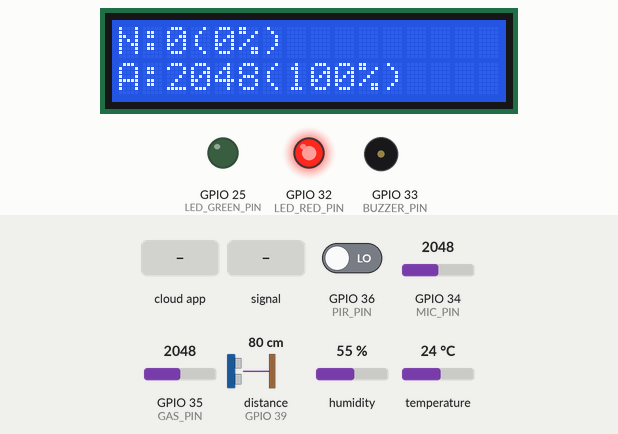
The sketch below on a simulated ESP32. Shown: 16×2 character LCD, output pins drawn as LEDs (lit = HIGH), buzzer (waves = sounding, pin HIGH). Wiring (inferred from the names in the program): ultrasonic range finder: trigger GPIO 26; echo GPIO 39. The test bench sets the inputs (shaded band); at power-on: GPIO 35 (GAS_PIN) = 2048, GPIO 34 (MIC_PIN) = 2048, GPIO 36 (PIR_PIN) LOW, distance to the obstacle (sensor on GPIO 39) 80 cm, humidity 55 %, temperature 24 °C. The echo pulse lasts 58.3 µs per cm; WiFi joins after 1.5 s; servers stay silent unless stated; pins used as bus, display or sensor lines are not drawn; what the sketch prints to the serial monitor is not drawn.

Above: at 3.2 s.
3.3 s: GPIO 35 (GAS_PIN) set to 1932
At 7.1 s:
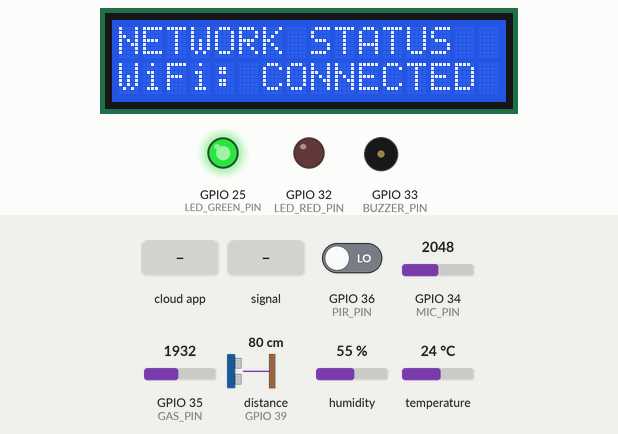
7.4 s: the phone or cloud app sets maxCapacity to 0
At 10.3 s:
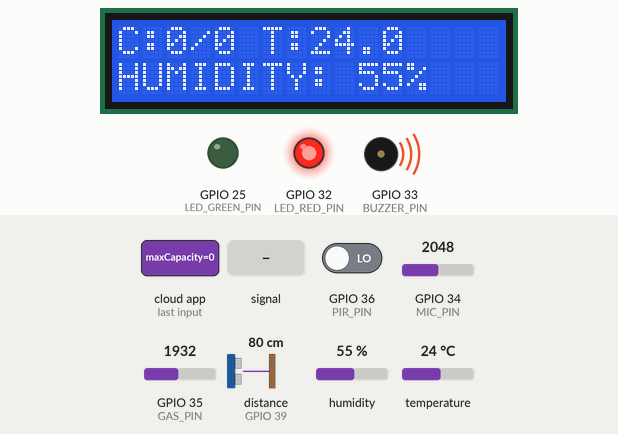
11.5 s: the phone or cloud app sets ledGreen to 1
At 14.3 s:
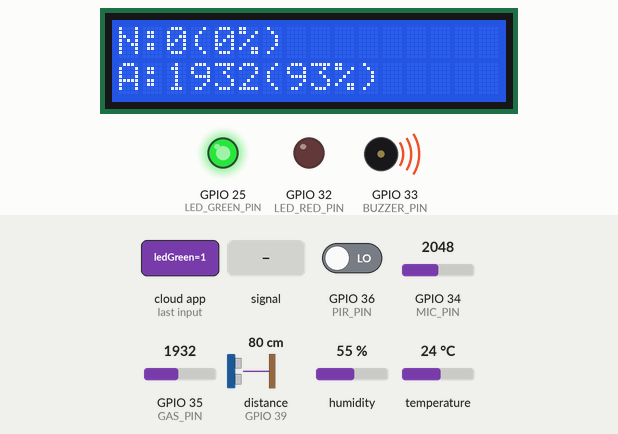
15.6 s: the phone or cloud app sets ledRed to 1
At 16.3 s:
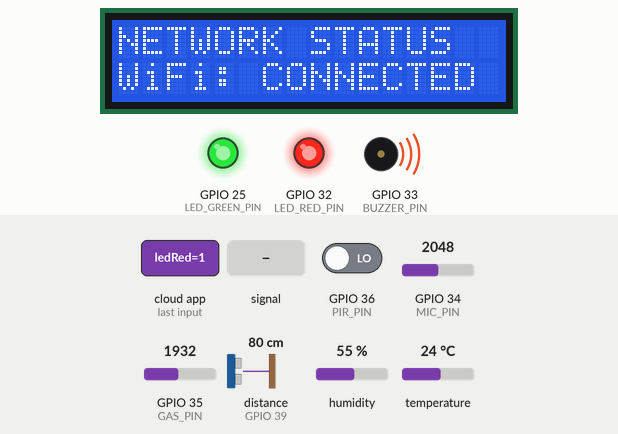
19.7 s: GPIO 34 (MIC_PIN) fed a 200 Hz sine of ±327 counts around its level
At 22.4 s:
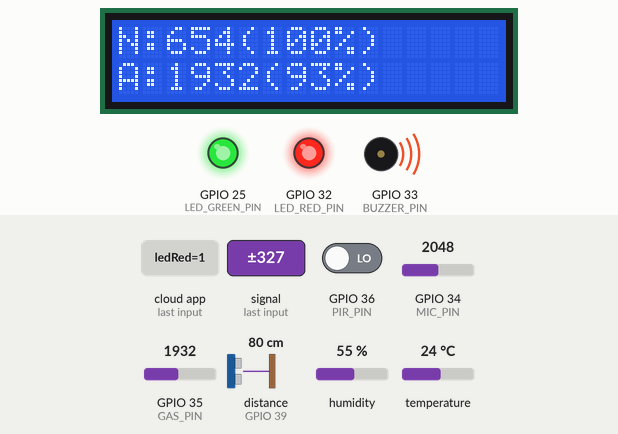
23.8 s: the phone or cloud app sets remoteAdj to 1
At 28.7 s:
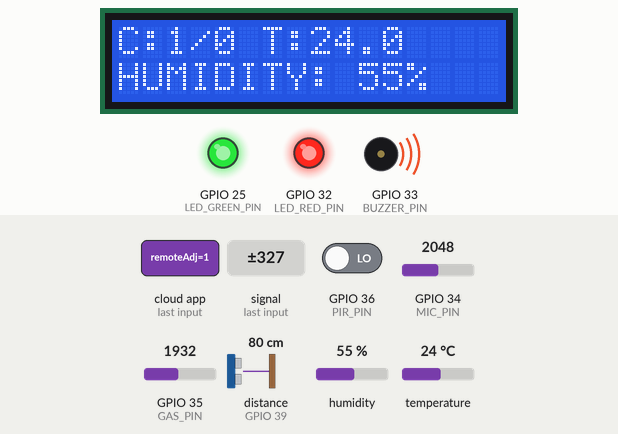
Timing chart, 0 to 28.9 s (numbered marks = the images above; inputs shaded):
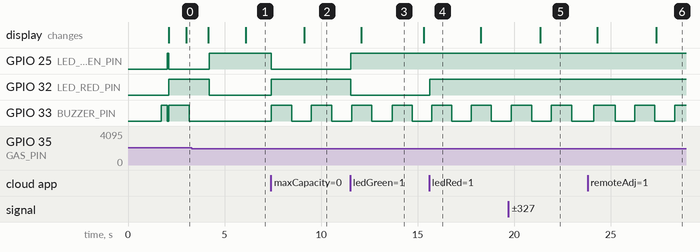

The sketch:

library_monitor.ino
```cpp
/*
 * ============================================================
 * LIBRARY MONITORING SYSTEM — Final Production v3
 * Refined Occupancy, Multi-Screen LCD, and Pulsed Alerts
 * ============================================================
 */

#include <DHTesp.h>
#include <Firebase_ESP_Client.h>
#include <LiquidCrystal_I2C.h>
#include <WiFi.h>
#include <Wire.h>

// Firebase Helpers
#include "addons/TokenHelper.h"
#include "addons/RTDBHelper.h"

// ─── Credentials ─────────────────────────────────────────────
#define WIFI_SSID "Piyansh Sakxena"
#define WIFI_PASSWORD "piyu@1234"
#define API_KEY "AIzaSyAGwbhq7KhbvuMlNGtrroVTOi9Oq4VOIh8"
#define DATABASE_URL "https://library-monitor-65ad9-default-rtdb.asia-southeast1.firebasedatabase.app"

// ─── Pin Definitions (Oct 2024 Wiring) ───────────────────────
#define DHT_PIN 14
#define PIR_PIN 36        // VP (Input Only)
#define MIC_PIN 34        // AO
#define GAS_PIN 35        // AO
#define TRIG1_PIN 26      // US Trigger
#define ECHO1_PIN 39      // VN (Input Only)
#define SDA_PIN 27        // LCD SDA
#define SCL_PIN 13        // LCD SCL
#define BUZZER_PIN 33
#define LED_RED_PIN 32
#define LED_GREEN_PIN 25

// ─── Thresholds & Baselines ──────────────────────────────────
#define MAX_CAPACITY_DEFAULT 50
#define NOISE_BASELINE 20
#define NOISE_THRESHOLD 100
#define GAS_BASELINE 900
#define GAS_THRESHOLD 2000
#define DISTANCE_TRIGGER_CM 10   // Refined as per user (> 10cm ignored)

// ─── Objects ──────────────────────────────────────────────────
DHTesp dht;
LiquidCrystal_I2C lcd(0x27, 16, 2);
FirebaseData fbdo;
FirebaseAuth auth;
FirebaseConfig config;

// ─── State Variables ──────────────────────────────────────────
int occupancyCount = 0;
int maxCapacity = MAX_CAPACITY_DEFAULT;
float temperature = 0, humidity = 0;
int noiseLevel = 0, airQuality = 0;
bool isOnline = false;

// Remote Controls
bool buzzerEnabled = true;
bool ledRedOverride = false;
bool ledGreenOverride = false;
bool remoteTriggeredReset = false;

// Streaming Data
FirebaseData fbdoStream;

// Multi-Screen LCD
int currentLcdScreen = 0;
unsigned long lastScreenSwitch = 0;

// Non-blocking Pulse Alarm
unsigned long lastPulseTime = 0;
bool pulseState = false;

// Robust State Machine for Occupancy
enum OccState { IDLE, PIR_FIRST, US_FIRST, COOLDOWN };
OccState currentState = IDLE;
unsigned long stateStartTime = 0;
unsigned long lastCountTime = 0;

unsigned long lastCloudSync = 0;
unsigned long lastLocalSample = 0;
unsigned long lastBuzzerAction = 0; // For PIR lockout
unsigned long lastStreamCheck = 0;

// ─── Functions ────────────────────────────────────────────────

float readDistance() {
  digitalWrite(TRIG1_PIN, LOW);
  delayMicroseconds(2);
  digitalWrite(TRIG1_PIN, HIGH);
  delayMicroseconds(10);
  digitalWrite(TRIG1_PIN, LOW);
  long duration = pulseIn(ECHO1_PIN, HIGH, 20000); // 20ms timeout
  if (duration == 0) return 999.0;
  return (duration * 0.0343) / 2.0;
}

void beep(int duration) {
  lastBuzzerAction = millis();
  digitalWrite(BUZZER_PIN, HIGH);
  delay(duration);
  digitalWrite(BUZZER_PIN, LOW);
}

void updateLCD() {
  lcd.clear();
  switch (currentLcdScreen) {
    case 0: // Main Occupancy & Climate
      lcd.setCursor(0, 0);
      lcd.printf("C:%d/%d T:%.1f", occupancyCount, maxCapacity, temperature);
      lcd.setCursor(0, 1);
      lcd.printf("HUMIDITY: %.0f%%", humidity);
      break;
    case 1: // Environment Raw + %
      lcd.setCursor(0, 0);
      lcd.printf("N:%d(%d%%)", noiseLevel, constrain(map(noiseLevel, NOISE_BASELINE, 200, 0, 100), 0, 100));
      lcd.setCursor(0, 1);
      lcd.printf("A:%d(%d%%)", airQuality, constrain(map(airQuality, GAS_BASELINE, 2000, 0, 100), 0, 100));
      break;
    case 2: // Network Status
      lcd.setCursor(0, 0);
      lcd.printf("NETWORK STATUS");
      lcd.setCursor(0, 1);
      lcd.print(isOnline ? "WiFi: CONNECTED" : "WiFi: DISCONNECTED");
      break;
  }
}

void handleAlerts() {
  // Master Logic: Dashboard controls take priority
  // If ledRedOverride is true, Red LED is ON. If false, it follows automated sensor logic ONLY if ledGreenOverride is also false.

  bool sensorAlert = (occupancyCount >= maxCapacity) || (airQuality > GAS_THRESHOLD) || (noiseLevel > NOISE_THRESHOLD);

  // Logic: Dashboard 'ON' always ON.
  // If both are OFF, then use Auto logic.
  bool redState = ledRedOverride;
  bool greenState = ledGreenOverride;

  if (!ledRedOverride && !ledGreenOverride) {
     redState = sensorAlert;
     greenState = !sensorAlert;
  }

  digitalWrite(LED_RED_PIN, redState ? HIGH : LOW);
  digitalWrite(LED_GREEN_PIN, greenState ? HIGH : LOW);

  // Buzzer: Master Silence Path
  if (buzzerEnabled && sensorAlert) {
    if (millis() - lastPulseTime > 1000) {
      pulseState = !pulseState;
      digitalWrite(BUZZER_PIN, pulseState ? HIGH : LOW);
      if (pulseState) lastBuzzerAction = millis();
      lastPulseTime = millis();
    }
  } else {
    digitalWrite(BUZZER_PIN, LOW);
  }
}

void handleOccupancy() {
  unsigned long now = millis();

  // 1. Feedback Loop Protection: Ignore if buzzer recently active
  if (now - lastBuzzerAction < 1000) return;

  // 2. Cooldown between increments
  if (now - lastCountTime > 3000) {
    bool pir = digitalRead(PIR_PIN);

    // 3. Robust distance sampling (require 3 consistent samples)
    int samplesBelow = 0;
    for(int i=0; i<3; i++) {
       if (readDistance() <= DISTANCE_TRIGGER_CM) samplesBelow++;
       delay(10);
    }
    bool ultra = (samplesBelow >= 2);

    if (pir && ultra) {
      occupancyCount++;
      beep(150);
      lastCountTime = now;
      Serial.printf("[ENTRY] Count: %d\n", occupancyCount);

      // Immediate push to Firebase to prevent sync lag
      FirebaseJson json;
      json.set("occupancy", occupancyCount);
      json.set("timestamp", now);
      Firebase.RTDB.updateNodeAsync(&fbdo, "/sensor", &json);
    }
  }
}

// ─── Firebase Handlers ────────────────────────────────────────

void streamCallback(FirebaseStream data) {
  String path = data.dataPath();
  String val = data.payload();
  Serial.printf("[FIREBASE] Stream update on %s: %s\n", path.c_str(), val.c_str());

  if (path == "/") {
    FirebaseJson &json = data.jsonObject();
    FirebaseJsonData res;
    if (json.get(res, "maxCapacity")) maxCapacity = res.intValue;
    if (json.get(res, "buzzerEnabled")) buzzerEnabled = res.boolValue;
    if (json.get(res, "ledRed")) ledRedOverride = res.boolValue;
    if (json.get(res, "ledGreen")) ledGreenOverride = res.boolValue;
  }
  else if (path == "/maxCapacity") maxCapacity = data.intData();
  else if (path == "/buzzerEnabled") buzzerEnabled = data.boolData();
  else if (path == "/ledRed") ledRedOverride = data.boolData();
  else if (path == "/ledGreen") ledGreenOverride = data.boolData();
  else if (path == "/resetOccupancy") {
    if (data.boolData()) {
      occupancyCount = 0;
      Serial.println("[COMMAND] Reset Occupancy");
      Firebase.RTDB.setBoolAsync(&fbdo, "/controls/resetOccupancy", false);
      Firebase.RTDB.setIntAsync(&fbdo, "/sensor/occupancy", 0);
    }
  } else if (path == "/remoteAdj") {
    int adj = data.intData();
    if (adj != 0) {
      occupancyCount += adj;
      if (occupancyCount < 0) occupancyCount = 0;
      Serial.printf("[COMMAND] Adjust Occupancy by %d (New: %d)\n", adj, occupancyCount);
      Firebase.RTDB.setIntAsync(&fbdo, "/controls/remoteAdj", 0);
      Firebase.RTDB.setIntAsync(&fbdo, "/sensor/occupancy", occupancyCount);
    }
  }

  handleAlerts(); // Force update actuators immediately
}

void streamTimeoutCallback(bool timeout) {
  if (timeout) Serial.println("Stream timed out, resuming...");
}

void setup() {
  Serial.begin(115200);
  Serial.println("\n--- LibraryOS Production v3 ---");

  // I2C Init on Custom Pins
  Wire.begin(SDA_PIN, SCL_PIN);
  lcd.init();
  lcd.backlight();
  lcd.print("System Starting");

  pinMode(PIR_PIN, INPUT);
  pinMode(TRIG1_PIN, OUTPUT);
  pinMode(ECHO1_PIN, INPUT);
  pinMode(BUZZER_PIN, OUTPUT);
  pinMode(LED_RED_PIN, OUTPUT);
  pinMode(LED_GREEN_PIN, OUTPUT);

  dht.setup(DHT_PIN, DHTesp::DHT22);

  // Offline-First connection
  WiFi.begin(WIFI_SSID, WIFI_PASSWORD);
  unsigned long wifiStart = millis();
  while (WiFi.status() != WL_CONNECTED && millis() - wifiStart < 5000) {
    delay(500); Serial.print(".");
  }

  if (WiFi.status() == WL_CONNECTED) {
    isOnline = true;
    config.api_key = API_KEY;
    config.database_url = DATABASE_URL;
    if (Firebase.signUp(&config, &auth, "", "")) {
      Serial.println("Firebase Auth: Success");
    } else {
      Serial.printf("Firebase Auth Failed: %s\n", config.signer.signupError.message.c_str());
    }
    Firebase.begin(&config, &auth);
    Firebase.reconnectWiFi(true);

    // Start Stream for Remote Controls
    if (!Firebase.RTDB.beginStream(&fbdoStream, "/controls")) {
      Serial.printf("Stream begin failed: %s\n", fbdoStream.errorReason().c_str());
    } else {
      Firebase.RTDB.setStreamCallback(&fbdoStream, streamCallback, streamTimeoutCallback);
    }

    Serial.println("\nWiFi Connected");
  } else {
    Serial.println("\nRunning Offline");
  }

  beep(300);
}

void loop() {
  unsigned long now = millis();

  handleOccupancy();
  handleAlerts();

  // Every 1 second: Read sensors
  if (now - lastLocalSample >= 1000) {
    TempAndHumidity data = dht.getTempAndHumidity();
    if (dht.getStatus() == 0) { temperature = data.temperature; humidity = data.humidity; }
    airQuality = analogRead(GAS_PIN);

    // Sampling Mic
    unsigned int signalMax = 0, signalMin = 4095;
    unsigned long micStart = millis();
    while(millis() - micStart < 50) {
      unsigned int sample = analogRead(MIC_PIN);
      if (sample > signalMax) signalMax = sample;
      if (sample < signalMin) signalMin = sample;
    }
    noiseLevel = signalMax - signalMin;

    Serial.printf("[READ] T:%.1f Noise:%d Gas:%d Occ:%d\n", temperature, noiseLevel, airQuality, occupancyCount);
    updateLCD();
    lastLocalSample = now;
  }

  // Every 3 seconds: Cycle LCD Screen
  if (now - lastScreenSwitch > 3000) {
    currentLcdScreen = (currentLcdScreen + 1) % 3;
    updateLCD();
    lastScreenSwitch = now;
  }

  // Every 5 seconds: Firebase Sync
  if (isOnline && (now - lastCloudSync >= 5000)) {
    if (Firebase.ready()) {
      FirebaseJson json;
      json.set("temperature", temperature);
      json.set("humidity", humidity);
      json.set("noise", constrain(map(noiseLevel, NOISE_BASELINE, 200, 0, 100), 0, 100));
      json.set("airQuality", constrain(map(airQuality, GAS_BASELINE, 2000, 0, 100), 0, 100));
      json.set("occupancy", occupancyCount);
      json.set("timestamp", now); // Add timestamp for connection check
      Firebase.RTDB.setJSON(&fbdo, "/sensor", &json);
      lastCloudSync = now;
    }
  }
}
```

Measured:
- the behaviour switches between 2001 and 2000 on GPIO 35 (GAS_PIN) (found by bisection; images 0 and 1)
- after the input at 3.3 s, GPIO 25 (LED_GREEN_PIN): LOW → HIGH after 0.90 s; GPIO 32 (LED_RED_PIN): HIGH → LOW after 0.90 s; GPIO 33 (BUZZER_PIN): stays LOW (without the input it goes to HIGH after 0.90 s); the display: first changes after 0.86 s (image 1 shows a later state)
- after the input at 7.4 s, GPIO 25 (LED_GREEN_PIN): HIGH → LOW at once; GPIO 32 (LED_RED_PIN): LOW → HIGH at once; GPIO 33 (BUZZER_PIN): alternates HIGH for 1.0 s and LOW for 1.0 s, starting at once; the display: changes after 1.7 s (image 2)
- after the input at 11.5 s, GPIO 25 (LED_GREEN_PIN): LOW → HIGH at once; GPIO 32 (LED_RED_PIN): HIGH → LOW at once
- after the input at 15.6 s, GPIO 32 (LED_RED_PIN): LOW → HIGH at once
- after the input at 19.7 s, the display: changes after 1.6 s (image 5)
- what the display in image 3 shows lasts 3.2 s, from 12.1 s to 15.3 s
